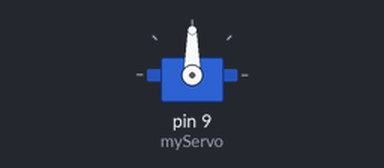
Simulated run of this sketch. Board: Arduino Uno, built with avr-gcc and run on an emulated ATmega328P. Shown: servo.

Above: at 0.1 s.
At 9.1 s:
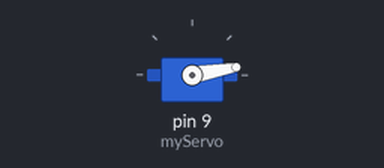
At 16.1 s:
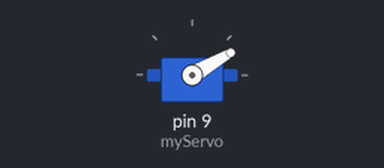
At 34.1 s:
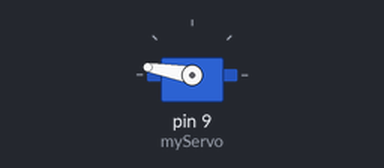
Timing chart, 0 to 40.0 s (numbered marks = the images above):
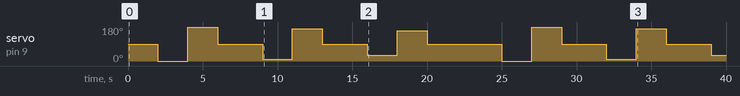

Measured:
- by itself, servo on pin 9 (myServo): 90° → 0° at 2.0 s, → 180° 2.0 s later, → 90° 2.0 s later, → 10° 3.0 s later, … (16 changes in this stretch)

The sketch:

test-servo.ino
```cpp
// test-servo
// Move the servo attached to pin 9 to 9 degrees, then 0, then 180

#include <Servo.h>    // include functions to control servos
Servo myServo;        // this is our Servo variable

// This function runs only once, when the Arduino starts
void setup() {
  pinMode(A1, INPUT);       // Set sensor pin, A1 to read signals
  myServo.attach(9);        // Attach our servo to pin 9
}

// This function runs repeatedly
void loop() {
  myServo.write(90);        // Start at angle 90
  //Serial.begin(9600);
  delay(2000);
  myServo.write(0);         // Go to 0
  delay(2000);
  myServo.write(180);       // Go to 180
  delay(2000);
  myServo.write(90);        // End at angle 90
  delay(3000);
  myServo.write(10);         // Go to 0
  delay(2000);
  myServo.write(170);       // Go to 180
  delay(2000);
  myServo.write(90);        // End at angle 90
  delay(3000);
  myServo.write(30);         // Go to 0
  delay(2000);
  myServo.write(160);       // Go to 180
  delay(2000);
  myServo.write(90);        // End at angle 90
  delay(3000);
}
```
